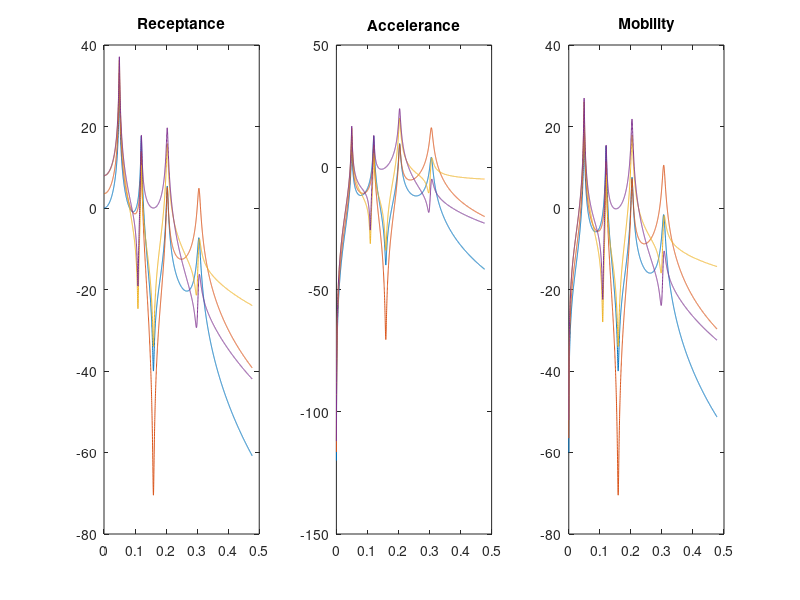

This figure's MATLAB source:
% Mass-Spring-Damper system with 4 DOFs, clamped-free
% 
%%%%%%%%%%%%%%%%%%%%%%%%%%%%%%%%%%%%%%%%%%%%%%%%%%%%%%%%%%%%%%%%%%%%%%%%%%%%%%%%%%%%%%%%%%%%%%%%%%%%
% Authors :
% Baptiste Chomette, Ecole Centrale de Lyon, LTDS, baptiste.chomette@ec-lyon.fr
% Jean-Loic Le Carrou : Sorbonne Université, d'Alembert, jean-loic.le_carrou@sorbonne-universite.fr
% Sami Karkar : Sorbonne Université, d'Alembert, sami.karkar@free.fr
% François Fabre : Sorbonne Université, d'Alembert, fabrefrancois8@gmail.com
%
% Aknowledgements :
% This work, part of the project Ngombi, was funded by the Agence Nationale de la Recherche
% (French National research agency), Grant No. ANR-19-CE27-0013-01.
%
% License :
% GNU GENERAL PUBLIC LICENSE Version 3, 29 June 2007
%
% Realease : v0 ... 2025
%
% Reference : 
% B. Chomette, J-L. Le Carrou, S. Karkar, F. Fabre, ..., JOSS, ...
%%%%%%%%%%%%%%%%%%%%%%%%%%%%%%%%%%%%%%%%%%%%%%%%%%%%%%%%%%%%%%%%%%%%%%%%%%%%%%%%%%%%%%%%%%%%%%%%%%%%

clear all
close all
clc

%digits(16)

m1 = 3 ;
m2 = 1 ;
m3 = 2 ;
m4 = 1 ;

k1 = 1 ;
k2 = 2 ;
k3 = 1 ;
k4 = 1 ;

M = [m1 0 0 0; 
0 m2 0 0; 
0 0 m3 0; 
0 0 0 m4] ;

K = [k1+k2 -k2 0 0;
-k2 k2+k3 -k3 0;
0 -k3 k3+k4 -k4;
0  0 -k4 k4];

% proportional Rayleigh damping
alpha = 1.e-2; beta = 1.e-2 ;
C = alpha*K + beta*M ;
rec = []; mob = []; acc = [] ;
for iF=1:2
    % load
    F = zeros(4, 1) ;
    if iF == 1
        F(1)=1;
    elseif iF == 2
        F(3)=1;
    end

    w = 0:0.001:3 ;
    nw = length(w) ;

    nw = length(w) ;
    REC = zeros(4, nw) ;
    ACC = zeros(4, nw) ;
    MOB = zeros(4, nw) ;

    for iw = 1:1:nw
        REC(:, iw) = linsolve((K+1j*w(iw)*C-w(iw)^2*M), F) ;
        ACC(:, iw) = linsolve((K+1j*w(iw)*C-w(iw)^2*M), -w(iw)^2*F) ;
        MOB(:, iw) = linsolve((K+1j*w(iw)*C-w(iw)^2*M), 1j*w(iw)*F) ;    
    end

    figure(1)

    REClog = 20*log10(abs(REC)) ;
    ACClog = 20*log10(abs(ACC)) ;
    MOBlog = 20*log10(abs(MOB)) ;

    subplot(1,3,1)
    plot(w/2/pi, REClog) ;
    title('Receptance')

    subplot(1,3,2)
    plot(w/2/pi, ACClog) ;
    title('Accelerance')

    subplot(1,3,3)
    plot(w/2/pi, MOBlog) ;
    title('Mobility')

    w = w.' ;
    rec = [rec, REC.'] ;
    acc = [acc, ACC.'] ;
    mob = [mob, MOB.'] ;

end



save('omg_tot.mat', 'w') ;
save('REC_tot.mat', 'rec') ;
save('ACC_tot.mat', 'acc') ;
save('MOB_tot.mat', 'mob') ;

%[V,D] = eig(K,M);
[V,D] = eig(M^-1*K);
[lambda,k] = sort(diag(D));
V = V(:,k) ;
Factor = diag(V'*M*V) ;
Vnorm = V*inv(sqrt(diag(Factor))) ;
k = Vnorm' * K*  Vnorm ;
f = diag(sqrt(k)) / (2*pi) ;
c = Vnorm' * C * Vnorm ;
xi = diag(c) ./ (2*2*pi*f) ;
